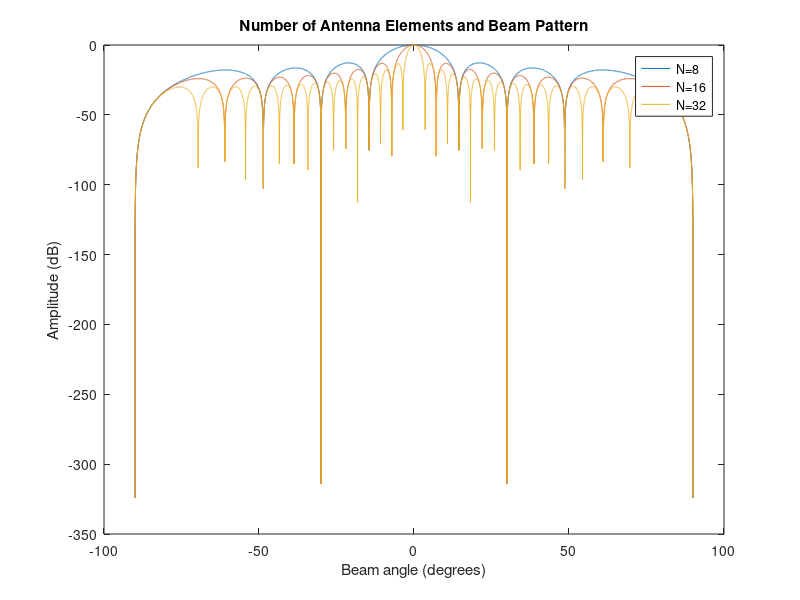

Write MATLAB code to recreate this figure.
################################################################################
# REFERENCE
# https://www.mwrf.com/technologies/systems/article/21138412/phasedarray-antenna-patterns-part-2lineararray-beam-characteristics-and-array-factor
#
# What can be interpreted from this graph?
# 1. The first sidelobe is -13dBc regardless of the number of antenna elements.
#    This is due to the sinc function in the equation.
# 2. Beamwidth becomes sharper as the number of antenna elements increase.
#    This goes for both its main lobe and its sidelobes.
# 3. Sidelobes have increasing beamwidth as it moves farther from the main lobe.
################################################################################

# Parameters
N = [8 16 32]'; # number of antenna elements (AE)
d_lambda = 0.5; # quarter wavelength AE spacing
beam_angle = 0; # electrical boresight
theta = -90:1/100:90; # mechanical boresight

# Calculation
theta_rad = theta * pi/180;
beam_angle_rad = beam_angle * pi/180;

AF_num = sin(N * pi * d_lambda * (sin(theta_rad) - sin(beam_angle_rad)));
AF_denum = N * sin(pi * d_lambda * (sin(theta_rad) - sin(beam_angle_rad)));
AF_dB = 20*log10(AF_num./AF_denum);

# Plot
figure;
plot(theta, AF_dB);
title('Number of Antenna Elements and Beam Pattern')
legend('N=8', 'N=16', 'N=32')
xlabel('Beam angle (degrees)')
ylabel('Amplitude (dB)')